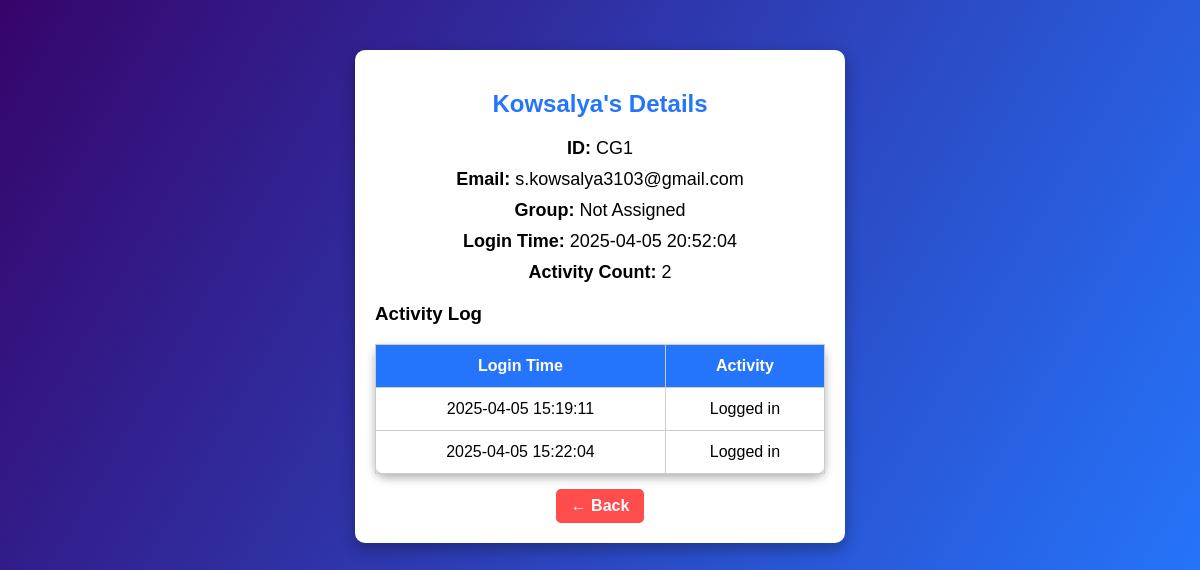
Page /user_details/1 on the committed database.
### tables this page shows
CREATE TABLE users (
    id INTEGER PRIMARY KEY AUTOINCREMENT,
    name TEXT NOT NULL,
    email TEXT NOT NULL UNIQUE,
    password TEXT NOT NULL,
    is_admin INTEGER DEFAULT 0,
    student_group TEXT,
    test_score INTEGER,
    recommended_degrees TEXT,
    login_time TEXT
);

CREATE TABLE user_activity (
    id INTEGER PRIMARY KEY AUTOINCREMENT,
    user_id INTEGER NOT NULL,
    activity TEXT NOT NULL,
    timestamp DATETIME DEFAULT CURRENT_TIMESTAMP,
    FOREIGN KEY (user_id) REFERENCES users(id)
);

### app.py (the view)
@app.route('/user_details/<int:user_id>')
def user_details(user_id):
    conn = sqlite3.connect('career.db')
    cursor = conn.cursor()
    cursor.execute("SELECT id, name, email, student_group, login_time FROM users WHERE id=?", (user_id,))
    user = cursor.fetchone()
    cursor.execute("SELECT timestamp, activity FROM user_activity WHERE user_id=?", (user_id,))
    activities = cursor.fetchall()
    activity_count = len(activities)
    if 'user_id' in session:
        log_activity(session['user_id'], f"Viewed user {user[1]}'s details")
    conn.close()
    return render_template('user_details.html', user=user, activities=activities, activity_count=activity_count)

### templates/user_details.html (shortened to what this page needs)
<!DOCTYPE html>
<html lang="en">
<head>
    <link rel="stylesheet" href="{{ url_for('static', filename='styles.css') }}">
</head>
<body>
    <div class="details-container">
        <h2>{{ user[1] }}'s Details</h2>
        <p class="info"><strong>ID:</strong> CG{{ user[0] }}</p>
        <p class="info"><strong>Email:</strong> {{ user[2] }}</p>
        <p class="info"><strong>Group:</strong> {{ user[3] if user[3] else "Not Assigned" }}</p>
        <p class="info"><strong>Login Time:</strong> {{ user[4] }}</p>
        <p class="info"><strong>Activity Count:</strong> {{ activity_count }}</p>
        <div class="activity-log">
            <h3>Activity Log</h3>
            <table>
                <tr>
                    <th>Login Time</th>
                    <th>Activity</th>
                </tr>
                {% for activity in activities %}
                <tr>
                    <td>{{ activity[0] }}</td>
                    <td>{{ activity[1] }}</td>
                </tr>
                {% endfor %}
            </table>
        </div>
        <a href="/admin_dashboard" class="back-btn">← Back</a>
    </div>
</body>
</html>

### static/styles.css (style rules this page uses)
body { font-family: 'Poppins', sans-serif; background: linear-gradient(120deg, #36046b, #2575fc); text-align: center; margin: 0; padding: 0; }
table { width: 80%; margin: auto; border-collapse: collapse; margin-top: 20px; background: white; padding: 20px; box-shadow: 0px 4px 10px rgba(0, 0, 0, 0.3); border-radius: 10px; }
table th, table td { border: 1px solid #ccc; padding: 12px; text-align: center; }
th { background: #2575fc; color: white; }
a { color: black; text-decoration: none; }

### templates/user_details.html (style rules this page uses)
body { background-color: #f4f4f4; font-family: Arial, sans-serif; }
.details-container { width: 450px; background: white; padding: 20px; border-radius: 10px; box-shadow: 0px 6px 15px rgba(0, 0, 0, 0.3); margin: 50px auto; text-align: center; }
h2 { color: #2575fc; }
.info { margin: 10px 0; font-size: 18px; }
.activity-log { margin-top: 20px; text-align: left; }
table { width: 100%; border-collapse: collapse; margin-top: 10px; }
th, td { padding: 10px; border: 1px solid #ddd; text-align: center; }
th { background-color: #2575fc; color: white; }
.back-btn { display: inline-block; background: #ff4d4d; color: white; padding: 8px 15px; border-radius: 5px; text-decoration: none; font-weight: bold; margin-top: 15px; }

### rows in the picture
users: name "Kowsalya", id "1", email "s.kowsalya3103@gmail.com", login_time "2025-04-05 20:52:04"
user_activity: timestamp "2025-04-05 15:19:11", activity "Logged in"
user_activity: timestamp "2025-04-05 15:22:04", activity "Logged in"

### other values in the picture
{{ user[3] if user[3] else "Not Assigned" }} "Not Assigned"
{{ activity_count }} "2"
